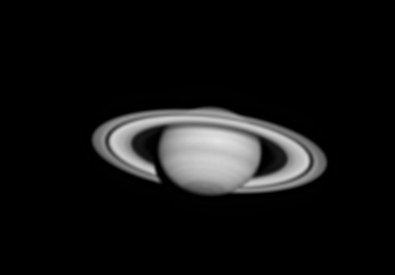
%> input picture CA5_Jyotsana_Parkhedkar/CA5/saturn.jpg, 395 x 275 px
$ octave ca5_sol.m   (GNU Octave 9; MATLAB toolbox functions it lacks are replaced by stand-ins)
%> lines starting %> are read from the running program, lines starting %| are printed output that depends on the picture
### CA5_Jyotsana_Parkhedkar/CA5/inverse_filtering.m
function x = inverse_filtering(y, f)
%INVERSE_FILTERING  Stable inverse filtering in the frequency domain.
%   x = inverse_filtering(y, f) deblurs image y using PSF f.
%   Uses a damped pseudo-inverse to avoid blowing up noise where |F|~0.
%
%   If you need the exact inverse (not recommended), set lambda = 0 below.

    % --- Type/shape prep ---
    if ~isa(y,'double'); y = double(y); end
    if ~isa(f,'double'); f = double(f); end
    [M, N] = size(y);

    % Normalize PSF (helps conditioning and deconvolution algorithms)
    s = sum(f(:));
    if s ~= 0
        f = f / s;
    end

    % --- FFTs ---
    Y = fft2(y);
    F = fft2(f, M, N);

    % --- Stable pseudo-inverse (Tikhonov-style damping) ---
    % lambda controls stability; larger -> safer but blurrier.
    % You can tune this depending on noise level. For small noise, try 1e-4..1e-3.
    F2 = abs(F).^2;
    lambda = 1e-3 * max(F2(:));    % heuristic damping
    % For exact inverse (unstable), uncomment next line:
    % lambda = 0;

    % Pseudo-inverse in frequency domain:
    % X = Y .* conj(F) ./ (|F|^2 + lambda)
    X = Y .* conj(F) ./ (F2 + lambda);

    % --- IFFT back to spatial domain ---
    x = real(ifft2(X));

    % --- Optional: restore dynamic range to match input y ---
    ymin = min(y(:)); ymax = max(y(:));
    if ymin ~= ymax
        x = (x - min(x(:))) / max(eps, (max(x(:)) - min(x(:))));
        x = x * (ymax - ymin) + ymin;
    end
end

### CA5_Jyotsana_Parkhedkar/CA5/ca5_sol.m
%%%%%%%%%%%%%%%%%%%%%%%%%%%%%%%%%%%%%%%%%%%%%%%%%%%%%%%%%%%%%%%%%%%%%%%
% ICSI471/571 Introduction to Computer Vision Fall 2025
% Copyright: Xin Li@2024-2026
% Computer Assignment 5: Image Deblurring and Midterm Practice
% Due Date: Oct. 14, 2025
%%%%%%%%%%%%%%%%%%%%%%%%%%%%%%%%%%%%%%%%%%%%%%%%%%%%%%%%%%%%%%%%%%%%%%%

%Name : Jyotsana Parkhedkar  - 001661399

% General instructions:
% 1. Wherever you see a pair of <...>, you need to replace <>
% by the MATLAB code you come up with
% 2. Wherever you see a pair of [...], you need to write a new MATLAB
% function with the specified syntax
% 3. Wherever you see a pair of {...}, you need to write your answers as
% MATLAB annotations, i.e., starting with %

% The objective of this assignment is to play with various image
% interpolation related MATLAB functions (easy and fun)
% MATLAB functions: hist, histeq, adapthisteq, imadjust, imhist


close all; clear; clc;

% Part I: Image deblurring experiments (3 points)
% 1. Simulated Experiment of Image Blurring (1 point)
try
    x1_raw = imread('saturn.jpg');
%> x1_raw is the input picture: size 275x395 uint8; min 0, max 225, mean 18.9
catch
    % Many MATLAB installs ship 'saturn.png' in imdata
    warning('saturn.jpg not found; using saturn.png instead.');
    x1_raw = imread('saturn.png');
end

% Convert to grayscale double if needed
if size(x1_raw,3) == 3
    x1 = rgb2gray(x1_raw);
else
    x1 = x1_raw;
end
x1 = double(x1);

% crop out the saturn region (as specified)
% NOTE: If your image is smaller, adjust indices or guard them.
r1 = 101:200; c1 = 51:350;
r1(r1 > size(x1,1)) = [];
c1(c1 > size(x1,2)) = [];
x1 = x1(r1, c1);
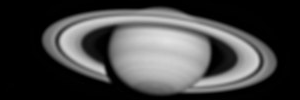
%> x1: size 100x300 double; min 0, max 225, mean 68.3
[M,N] = size(x1);
%> M = 100; N = 300

% specify a uniform 9-by-9 (Gaussian) blurring kernel
psf = fspecial('gaussian', 9, 2);

% optical transfer function (otf) is the FT of psf
% (for visualization we follow the prompt's [31 31] size)
otf_vis  = psf2otf(psf, [31 31]); % PSF --> OTF (for display)

figure('Name','PSF & |OTF| (visualization)');
subplot(1,2,1); surf(psf); title('PSF'); axis square; axis tight
subplot(1,2,2); surf(fftshift(abs(otf_vis))); title('corresponding |OTF|');
axis square; axis tight
%> after `axis tight`:
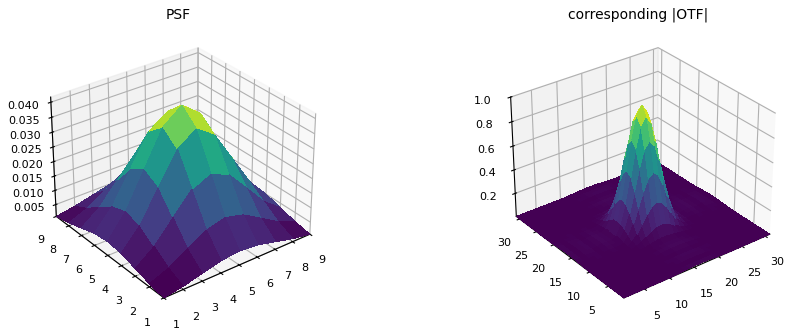
%> figure redrawn from the program's plot data, 2 panels


% 2. artificially generate the blurred image (1 point)
y1 = imfilter(x1, psf, 'symmetric');
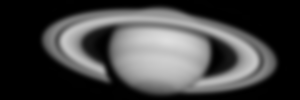
%> y1: size 100x300 double; min 0, max 222.5, mean 68.3

% visually inspect the blurred image
figure('Name','Blurred Image y1'); imshow(y1,[]); title('y1 (blurred, no noise)');

% now let us see how inverse filtering method works
% (Fill-ins from the prompt)
Y1 = fft2(y1);                     % <apply fft2 to image y1>
H  = fft2(psf, M, N);              % <apply fft2 with size M-by-N to psf>

% inverse filtering in the frequency domain
Z1 = Y1 ./ H;
z1 = abs(ifft2(Z1));
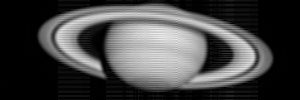
%> z1: size 100x300 double; min 5.67e-13, max 241, mean 69.7

% verify it does look like x1 - the original image
figure('Name','Original vs Inverse-Filtered (Noiseless)');
subplot(1,2,1); imshow(x1,[]); title('Original x1');
subplot(1,2,2); imshow(z1,[]); title('Inverse filter result z1');

% Now repeat the above experiment for a noisy blurred image
sigma = 1; % Note that the amount of noise is very small
y2 = imfilter(x1, psf, 'symmetric') + randn(size(x1)) * sigma;
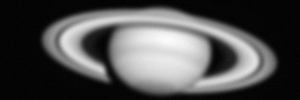
%> y2: size 100x300 double; min -3.76, max 224.8, mean 68.3; drawn with min black and max white

% Visually no difference between y1 and y2
figure('Name','y1 vs y2 (visual similarity)');
imshow([y1 y2],[]); title('Left: y1 (no noise) | Right: y2 (with small noise)');
%> after `imshow([y1 y2],[])`:
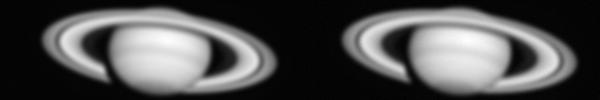
%> displayed picture: size 100x600, on the screen's scale of 0 to 255; min 0, max 255, mean 80.4

% Implement Lines 42-48 as a separate function inverse_filtering.m
z2 = inverse_filtering(y2, psf);
%> in inverse_filtering, `x = real(ifft2(X));`:
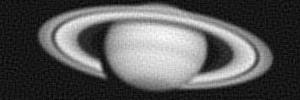
%> x: size 100x300 double; min -22.83, max 236.2, mean 68.3; drawn with min black and max white
%> in inverse_filtering, `ymin = min(y(:))`: ymin = -3.76
%> in inverse_filtering, `ymax = max(y(:))`: ymax = 224.8

figure('Name','Inverse Filtering: Noiseless vs Noisy');
subplot(1,2,1); imshow(z1,[]); title('z1 (noiseless inverse filter)');
subplot(1,2,2); imshow(z2,[]); title('z2 (noisy inverse filter)');


% 3. Deblur real-world image with optical blur (1 point)
% use >help fitsread to learn how to handle .FITS image
try
    y = fitsread('ClockB.fit');        % <read image data ClockB.fit into MATLAB>
    psf_clock = fitsread('ClockPSF.fit'); % <read psf data ClockPSF.fit into MATLAB>
catch ME
%> (the run ends here)

$ run again, with CA5_Jyotsana_Parkhedkar/CA5/raspberry.jpg copied over CA5_Jyotsana_Parkhedkar/CA5/saturn.jpg
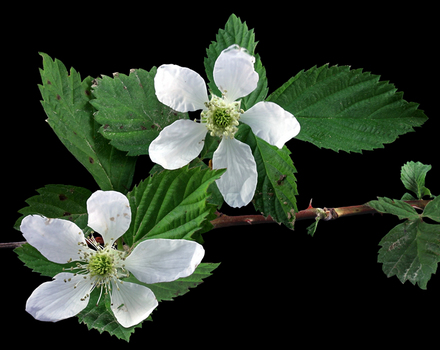
%> input picture CA5_Jyotsana_Parkhedkar/CA5/raspberry.jpg, 440 x 350 px
%> x1_raw is the input picture: size 350x440x3 uint8; mean R, G, B 44.9, 55.9, 42.3
%> `imshow([y1 y2],[])`:
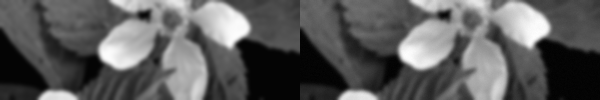
%> displayed picture: size 100x600, on the screen's scale of 0 to 255; min 0, max 255, mean 92.3
%> in inverse_filtering, `x = real(ifft2(X));`:
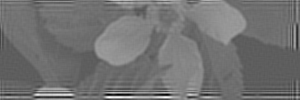
%> x: size 100x300 double; min -415.3, max 709.6, mean 90.3; drawn with min black and max white
%> ymin = -3.76
%> ymax = 256.2
